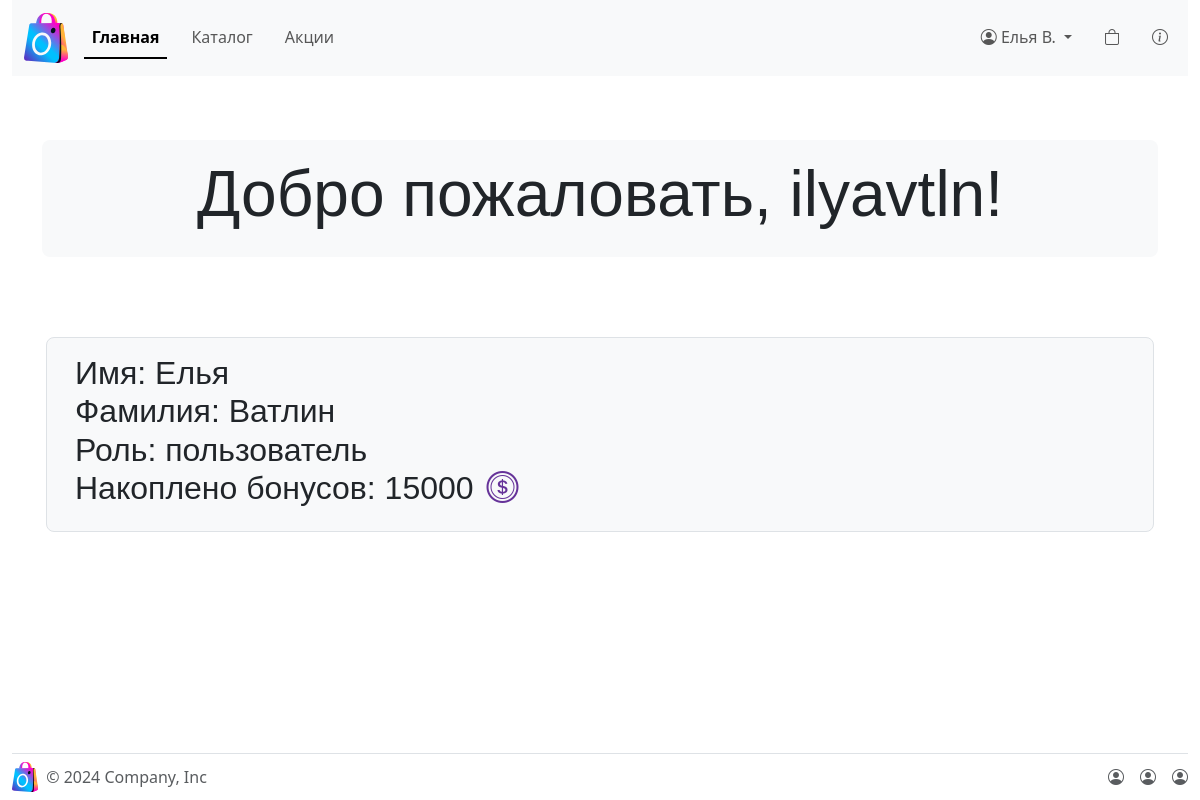
/auth/cabinet.php (signed in), run on an earlier commit of the app's database.
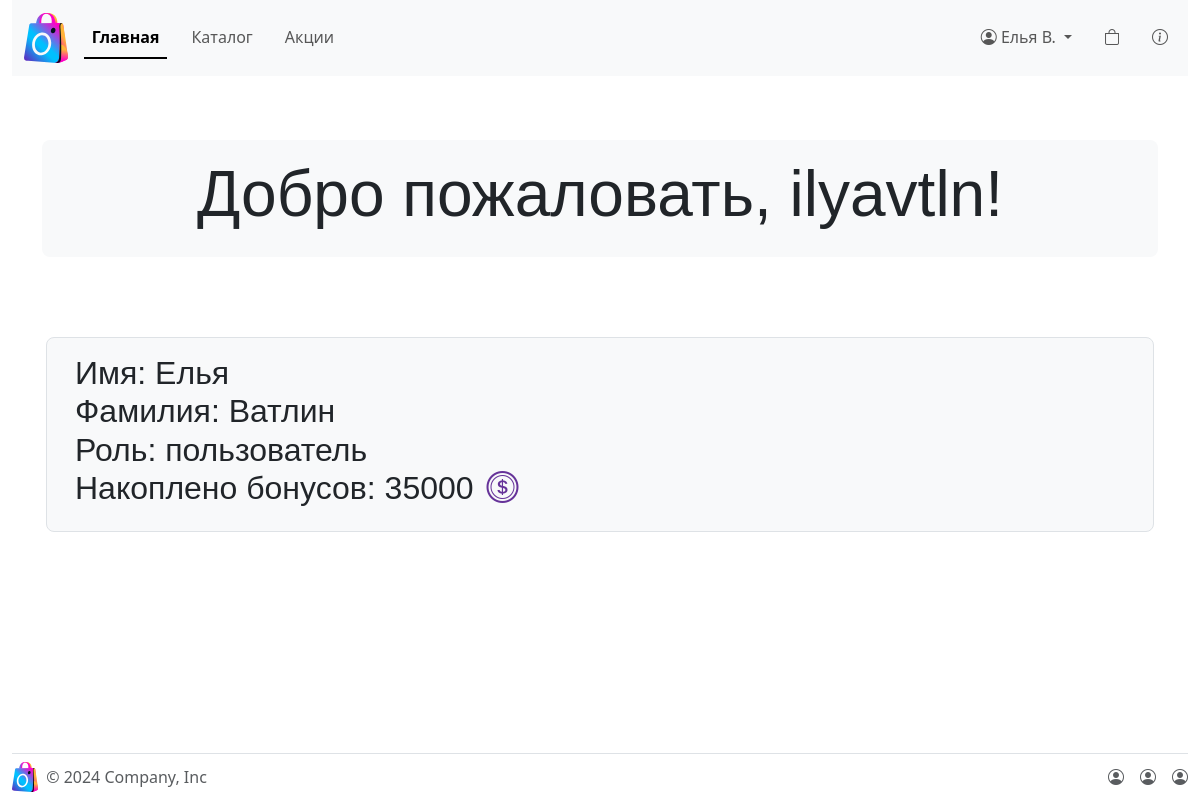
And on a later commit of the database.
### tables this page shows
CREATE TABLE `users` (
  `id` int UNSIGNED NOT NULL,
  `name` varchar(50) NOT NULL,
  `surname` varchar(100) NOT NULL,
  `login` varchar(32) NOT NULL,
  `password` varchar(50) NOT NULL,
  `points` int UNSIGNED NOT NULL
);

### auth/cabinet.php (the view, shortened to what this page needs)
<?php
	$userField = "";
	if (isset($_SESSION['user_id'])) {
		$mysqli = new mysqli('localhost', 'root', 'root', 'web7-bd');
		$stmt = $mysqli->prepare("SELECT name, surname, points, login FROM users WHERE id = ?");
		$stmt->bind_param("i", $_SESSION['user_id']);
		$stmt->execute();
		$result = $stmt->get_result();
		$user = $result->fetch_assoc();
		$name = $user['name'];
		$surname = strval($user['surname']);
		$userField = $name . " " . mb_strimwidth($surname, 0, 1) . ".";
	} else {
		header("Location: authorization.php");
		exit();
	}
?>
<!doctype html>
<html lang="ru">
<head>
    <link href="../styles/bootstrap.css" rel="stylesheet">
    <link href="../styles/style.css" rel="stylesheet">
</head>
<body class="d-flex flex-column min-vh-100">
<section class="d-none d-md-block sticky-top">
    <div class="container-fluid">
        <nav class="navbar navbar-expand-md nav-underline bg-body-tertiary">
            <div class="container-fluid">
                <a class="navbar-brand" href="../index.php">
                    <img src="../shared/logos/main.svg" alt="Logo" width="auto" height="50"
                         class="d-inline-block align-text-center">
                </a>
                <div class="collapse navbar-collapse justify-content-between" id="navbarNavDropdown">
                    <ul class="navbar-nav gap-3">
                        <li class="nav-item">
                            <a class="nav-link active" aria-current="page" href="../index.php">Главная</a>
                        </li>
                        <li class="nav-item">
                            <a class="nav-link" href="../pages/catalog.php">Каталог</a>
                        </li>
                        <li class="nav-item">
                            <a class="nav-link" href="../pages/promo.php">Акции</a>
                        </li>
                    </ul>
                    <ul class="navbar-nav gap-3">
                        <li class="nav-item dropdown">
                            <a class="nav-link dropdown-toggle" href="#" role="button" data-bs-toggle="dropdown"
                               aria-expanded="false">
                                <i class="bi bi-person-circle"></i>
								<?= $userField ?>
                            </a>
                        </li>
                        <li class="nav-item">
                            <a class="nav-link" href="../pages/cart.php">
                                <i class="bi bi-bag"></i>
                            </a>
                        </li>
                        <li class="nav-item">
                            <a class="nav-link" href="../pages/about.php">
                                <i class="bi bi-info-circle"></i>
                            </a>
                        </li>
                    </ul>
                </div>
            </div>
        </nav>
    </div>
</section>
<?php
$mysqli = new mysqli('localhost', 'root', 'root', 'web7-bd');
$stmt = $mysqli->prepare("SELECT * FROM users WHERE id = ?");
$stmt->bind_param("i", $_SESSION['user_id']);
$stmt->execute();
$result = $stmt->get_result();
$user = $result->fetch_assoc();
?>
<section class="page-section">
    <div class="container">
        <div class="bg-light rounded-3 p-3 mt-3" >
            <h3 class="display-3 text-center">
                <strong>Добро пожаловать, <?=$user["login"]?>!</strong>
            </h3>
        </div>
    </div>
</section>
<section class="page-section">
    <div class="container">
        <div class="bg-white rounded-3 p-3 mt-3" >
            <div class="banner-flying row p-3 border rounded-3">
                <h2>
                    Имя: <?=$user["name"]?><br>
                    Фамилия: <?=$user["surname"]?><br>
                    Роль:  <?=$user['login'] == 'admin' ? 'администратор' : 'пользователь'?><br>
                    Накоплено бонусов: <?=$user["points"]?> <i class="ml-1 bi bi-coin purple-color"></i>
                </h2>
            </div>
        </div>
    </div>
</section>
<section class="page-section mt-auto">
    <div class="container-fluid">
        <footer class="d-flex py-2 flex-wrap justify-content-between align-items-center border-top">
            <div class="d-flex align-items-center">
                <a href="/" class="text-body-secondary text-decoration-none pe-2">
                    <img src="../shared/logos/main.svg" alt="Logo" width="auto" height="30" class="d-inline-block align-text-center">
                </a>
                <span class="text-body-secondary">&copy; 2024 Company, Inc</span>
            </div>
            <ul class="justify-content-end list-unstyled m-0 d-flex">
                <li class="ms-3"><a class="text-body-secondary" href="#"><i class="bi bi-person-circle"></i></a></li>
                <li class="ms-3"><a class="text-body-secondary" href="#"><i class="bi bi-person-circle"></i></a></li>
                <li class="ms-3"><a class="text-body-secondary" href="#"><i class="bi bi-person-circle"></i></a></li>
            </ul>
        </footer>
    </div>
</section>
</body>
</html>

What changed in the data, as far as the page shows it:
changed users "ilyavtln": points "15000" → "35000"
